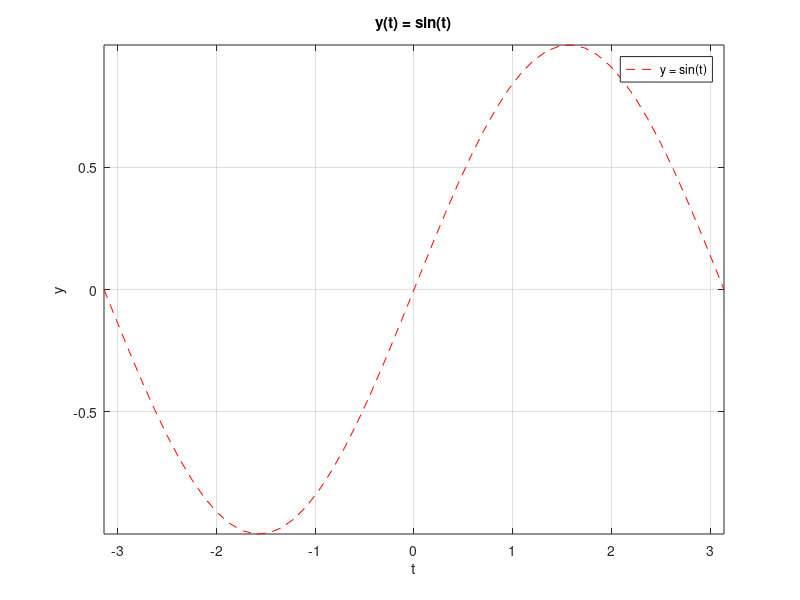
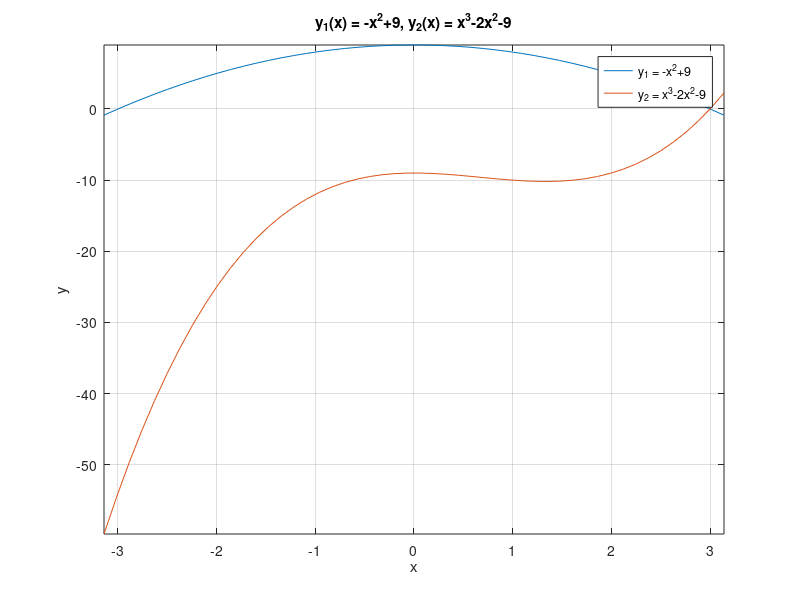
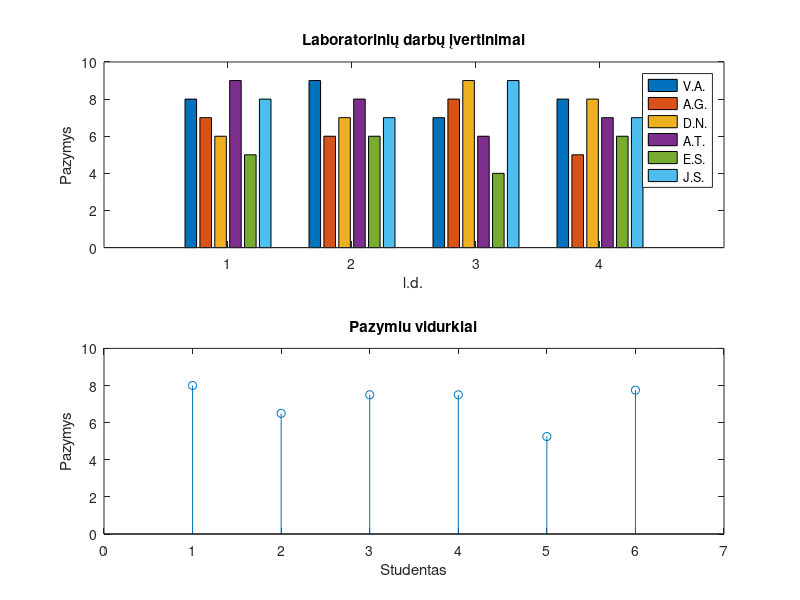
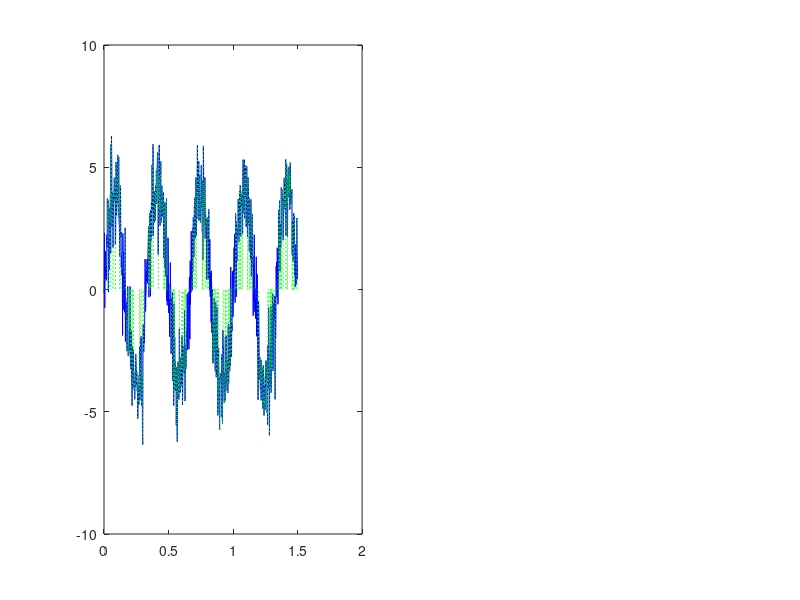

MATLAB code to generate these figures, in order: (Note: this script raises an error after producing the figures.)
%
% LD3_KarolisSilaika.m
% Karolis Silaika
% Ef-25/1
% 2026
clear
%1 uzduotis
t=linspace(-pi,pi,50)
y=sin(t)

figure
plot(t, y, '--r')
axis([min(t) max(t) min(y) max(y)])
title('y(t) = sin(t)')
xlabel('t')
ylabel('y')
legend('y = sin(t)')
grid on


x = linspace(-pi, pi, 50);
y1 = -x.^2 + 9;
y2 = x.^3 - 2*x.^2 - 9;

figure
plot(x, y1, x, y2)
axis([min(x) max(x) min([y1 y2]) max([y1 y2])])
title('y_1(x) = -x^2+9, y_2(x) = x^3-2x^2-9')
xlabel('x')
ylabel('y')
legend('y_1 = -x^2+9', 'y_2 = x^3-2x^2-9')
grid on

%2 uzduotis
stud = {'V.A.', 'A.G.', 'D.N.', 'A.T.', 'E.S.', 'J.S.'};

paz = [8 9 7 8;
    7 6 8 5;
    6 7 9 8;
    9 8 6 7;
    5 6 4 6;
    8 7 9 7];

figure

subplot(2,1,1)
bar(paz')
axis([0 5 0 10])
title('Laboratorinių darbų įvertinimai')
xlabel('l.d.')
ylabel('Pazymys')
legend(stud)

subplot(2,1,2)
vid = mean(paz,2);
stem(1:6, vid)
axis([0 7 0 10])
title('Pazymiu vidurkiai')
xlabel('Studentas')
ylabel('Pazymys')

%Papildoma uzduotis

A = 4;
f = 3;
sigma = 1;
U1 = 0.5;
U2 = 2.5;

t = 0 : 0.002 : 1.5;

s = A * sin(2*pi*f*t);
n = sigma * randn(size(t));
x = s + n;

x_filtr = x;
x_filtr(abs(x_filtr) < U2) = 0;

figure

subplot(1,2,1)
plot(t, x, '-b')
hold on
plot(t, x_filtr, ':g')
yline(U1, '-k')
yline(U2, '-.k')
title('Pradinis ir filtruotas signalas')
xlabel('t, s', 'FontSize', 13, 'FontWeight', 'bold')
ylabel('Amplitudė, V', 'FontSize', 13, 'FontWeight', 'bold')
legend('Pradinis signalas', 'Filtruotas signalas', 'U_1', 'U_2')
grid on
hold off

subplot(1,2,2)
t_virs_U1 = t(x > U1);
x_virs_U1 = x(x > U1);

stem(t_virs_U1, x_virs_U1)
hold on

[max_val, max_pos] = max(x_virs_U1);
[min_val, min_pos] = min(x_virs_U1);

plot(t_virs_U1(max_pos), max_val, 'ro', 'MarkerSize', 9)
plot(t_virs_U1(min_pos), min_val, 'ro', 'MarkerSize', 9)

title('Reikšmės, viršijančios U_1')
xlabel('t, s', 'FontSize', 13, 'FontWeight', 'bold')
ylabel('Amplitudė, V', 'FontSize', 13, 'FontWeight', 'bold')
legend('Reikšmės > U_1', 'Maksimali reikšmė', 'Minimali reikšmė')
grid on
hold off
